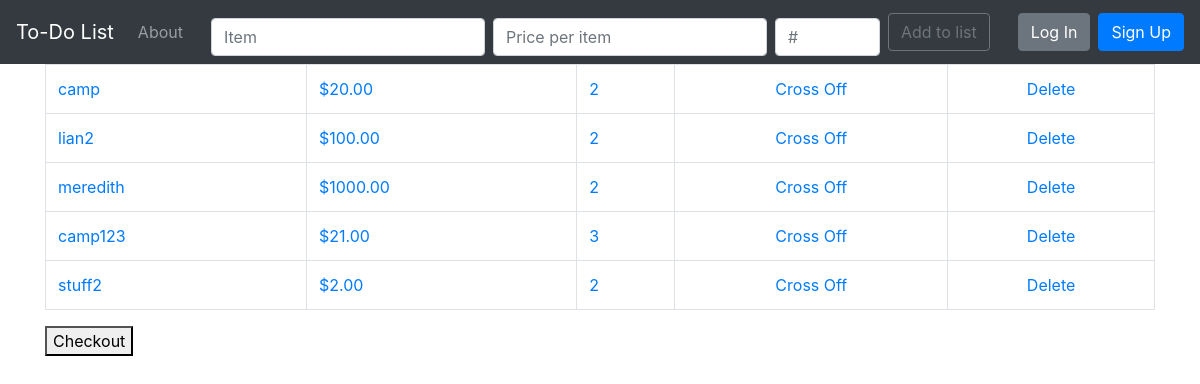
The page / on the database its author committed.
### todo_list/models.py (models this page shows, shortened)
class List(models.Model):
     item = models.CharField(max_length=200)
     price = models.DecimalField(max_digits=6, decimal_places=2, default=0)
     quantity = models.IntegerField(default=1)
     completed = models.BooleanField(default=False)

### todo_list/views.py (the view)
# urls.py: path('', views.home, name='home'),
def home(request):
    if request.method == 'POST':
        form = ListForm(request.POST or None)
        if form.is_valid():
            form.save()
            all_items = List.objects.all
            messages.success(request, ('Item has Been Added To List'))
            return render(request, 'home.html', {'all_items': all_items})
    else:
        all_items = List.objects.all
        return render(request, 'home.html', {'all_items': all_items})

### todo_list/templates/home.html (shortened to what this page needs)
{% extends 'base.html' %}
{% block content %}
{% if all_items %}
<table class="table table-bordered">
    {% for things in all_items %}
        {% if things.completed %}
            <tr class="table-secondary">
                <td class="striker"><a href="{% url 'edit' things.id %}">{{ things.item }}</a></td>
                <td><center><a href="{% url 'uncross_off' things.id %}">Uncross</a></center></td>
                <td><center><a href="{% url 'delete' things.id %}">Delete</a></center></td>
            </tr>
        {% else %}
            <tr>
                <td><a href="{% url 'edit' things.id %}">{{ things.item }}</a></td>
                <td><a href="{% url 'edit' things.id %}">${{ things.price }}</a></td>
                <td><a href="{% url 'edit' things.id %}">{{ things.quantity }}</a></td>
                <td><center><a href="{% url 'cross_off' things.id %}">Cross Off</a></center></td>
                <td><center><a href="{% url 'delete' things.id %}">Delete</a></center></td>
            </tr>
        {% endif %}
    {% endfor %}
</table>
<button>Checkout</button>
{% endif %}
{% endblock %}

### rows shown on the page
List: item "camp", price "20.00", quantity "2"
List: item "lian2", price "100.00", quantity "2"
List: item "meredith", price "1000.00", quantity "2"
List: item "camp123", price "21.00", quantity "3"
List: item "stuff2", price "2.00", quantity "2"
